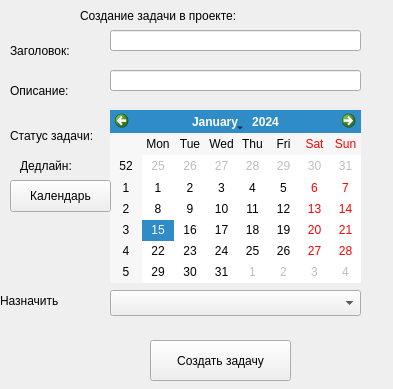
<?xml version="1.0" encoding="UTF-8"?>
<ui version="4.0">
 <class>createTask</class>
 <widget class="QWidget" name="createTask">
  <property name="geometry">
   <rect>
    <x>0</x>
    <y>0</y>
    <width>393</width>
    <height>389</height>
   </rect>
  </property>
  <property name="windowTitle">
   <string>Создание задачи</string>
  </property>
  <widget class="QLabel" name="label_info">
   <property name="geometry">
    <rect>
     <x>80</x>
     <y>0</y>
     <width>431</width>
     <height>31</height>
    </rect>
   </property>
   <property name="text">
    <string>Создание задачи в проекте: </string>
   </property>
  </widget>
  <widget class="QLabel" name="label_title">
   <property name="geometry">
    <rect>
     <x>10</x>
     <y>40</y>
     <width>91</width>
     <height>21</height>
    </rect>
   </property>
   <property name="text">
    <string>Заголовок:</string>
   </property>
  </widget>
  <widget class="QLineEdit" name="lineEdit_title">
   <property name="geometry">
    <rect>
     <x>110</x>
     <y>30</y>
     <width>251</width>
     <height>21</height>
    </rect>
   </property>
  </widget>
  <widget class="QLabel" name="label_description">
   <property name="geometry">
    <rect>
     <x>10</x>
     <y>80</y>
     <width>91</width>
     <height>21</height>
    </rect>
   </property>
   <property name="text">
    <string>Описание:</string>
   </property>
  </widget>
  <widget class="QLineEdit" name="lineEdit_description">
   <property name="geometry">
    <rect>
     <x>110</x>
     <y>70</y>
     <width>251</width>
     <height>21</height>
    </rect>
   </property>
  </widget>
  <widget class="QLabel" name="label_status">
   <property name="geometry">
    <rect>
     <x>10</x>
     <y>120</y>
     <width>351</width>
     <height>31</height>
    </rect>
   </property>
   <property name="text">
    <string>Статус задачи: </string>
   </property>
  </widget>
  <widget class="QDateTimeEdit" name="dateTimeEdit">
   <property name="geometry">
    <rect>
     <x>110</x>
     <y>150</y>
     <width>251</width>
     <height>31</height>
    </rect>
   </property>
  </widget>
  <widget class="QCalendarWidget" name="calendarWidget_select_date">
   <property name="geometry">
    <rect>
     <x>110</x>
     <y>110</y>
     <width>251</width>
     <height>173</height>
    </rect>
   </property>
  </widget>
  <widget class="QLabel" name="label_assignee_to">
   <property name="geometry">
    <rect>
     <x>0</x>
     <y>290</y>
     <width>101</width>
     <height>21</height>
    </rect>
   </property>
   <property name="text">
    <string>Назначить</string>
   </property>
  </widget>
  <widget class="QLabel" name="label_deadline">
   <property name="geometry">
    <rect>
     <x>20</x>
     <y>150</y>
     <width>91</width>
     <height>31</height>
    </rect>
   </property>
   <property name="text">
    <string>Дедлайн:</string>
   </property>
  </widget>
  <widget class="QComboBox" name="comboBox_select_assignee">
   <property name="geometry">
    <rect>
     <x>110</x>
     <y>290</y>
     <width>251</width>
     <height>26</height>
    </rect>
   </property>
  </widget>
  <widget class="QPushButton" name="pushButton_create_task">
   <property name="geometry">
    <rect>
     <x>150</x>
     <y>340</y>
     <width>141</width>
     <height>41</height>
    </rect>
   </property>
   <property name="text">
    <string>Создать задачу</string>
   </property>
  </widget>
  <widget class="QPushButton" name="pushButton_open_calendar">
   <property name="geometry">
    <rect>
     <x>10</x>
     <y>180</y>
     <width>101</width>
     <height>32</height>
    </rect>
   </property>
   <property name="text">
    <string>Календарь</string>
   </property>
  </widget>
 </widget>
 <resources/>
 <connections/>
</ui>
